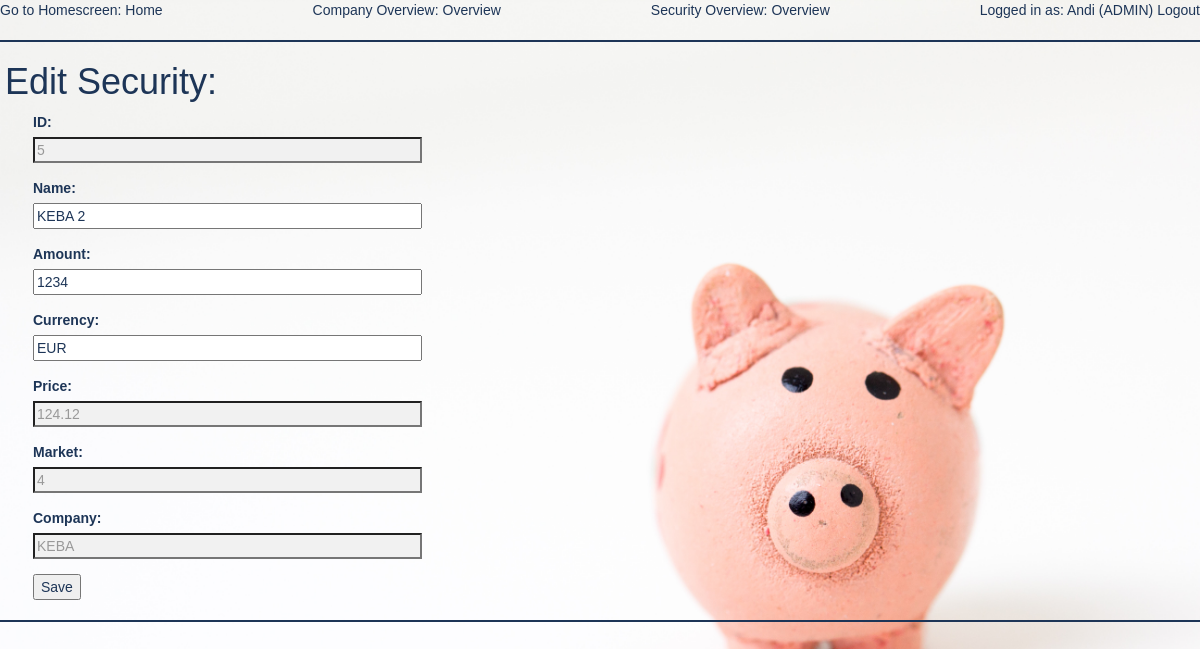
The page /firmen/security/5 (signed in) on the database as committed earlier.
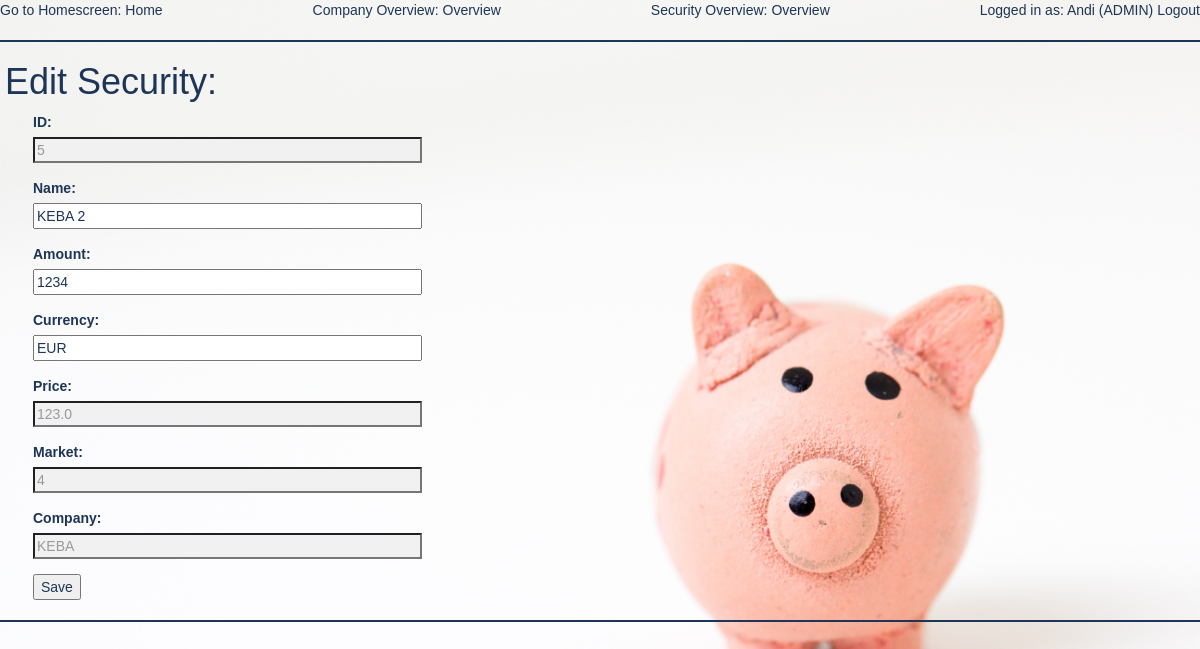
The same page on the database as committed later.
### app/models.py (models this page shows, shortened)
class Security(db.Model):
    security_id = db.Column(db.Integer, primary_key=True)
    price = db.Column(db.Float, nullable=False)
    amount = db.Column(db.Integer)
    currency = db.Column(db.String)
    name = db.Column(db.String, index=True, unique=True)
    market_id = db.Column(db.Integer)
    comp_id = db.Column(db.Integer)

### app/routes.py (the view, shortened to what this page needs)
@app.route('/firmen/security/<int:sec_id>', methods=['GET', 'POST'])
def update_sec(sec_id):
    sec = Security.query.get(sec_id)
    comp = Company.query.get(sec.comp_id)
    amount = sec.amount
    session['previous_url'] = request.referrer
    return render_template('security_update.html', object=sec, comp=comp)

### app/models.py (called while the page is built)
@login.user_loader
def load_user(id):
    return User.query.get(int(id))

### app/templates/security_update.html
{% extends "base.html" %}
{% block content %}
    <h1>Edit Security:</h1>
    <div class="container">
        <form action="{{ url_for('update_sec', sec_id=object.security_id) }}" style="text-align: left" method="POST">
            <p class="form-group">
                <label for="id">ID:</label><br>
                <input name="object_id" value="{{ object.security_id }}"
                       style="background-color: #f1f1f1; color: #999999; width: 50ch"
                       readonly>
            </p>
            <p class="form-group">
                <label for="name">Name:</label><br>
                <input type="text" name="name" id="name" value="{{ object.name }}"
                       style="width: 50ch" required><br>
            </p>
            <p class="form-group">
                <label for="amount">Amount:</label><br>
                <input name="amount" value="{{ object.amount }}" style="width: 50ch">
            </p>
            <p class="form-group">
                <label for="curr">Currency:</label><br>
                <input type="curr" name="curr" id="curr" value="{{ object.currency }}"
                       style="width: 50ch" required><br>
            </p>
            <p class="form-group">
                <label for="price">Price:</label><br>
                <input name="price" value="{{ object.price }}"
                       style="background-color: #f1f1f1; color: #999999; width: 50ch"
                       readonly>
            </p>
            <p class="form-group">
                <label for="comp">Market:</label><br>
                <input name="comp" value="{{ object.market_id }}"
                       style="background-color: #f1f1f1; color: #999999; width: 50ch"
                       readonly>
            </p>
            <p class="form-group">
                <label for="market">Company:</label><br>
                <input name="market" value="{{ comp.company_name }}"
                       style="background-color: #f1f1f1; color: #999999; width: 50ch"
                       readonly>
            </p>
            <input type="submit" value="Save">
        </form>
    </div>
{% endblock %}

Rows that differ between the two databases and show on the page:
changed Security "KEBA 2": price "124.12" → "123.0"
